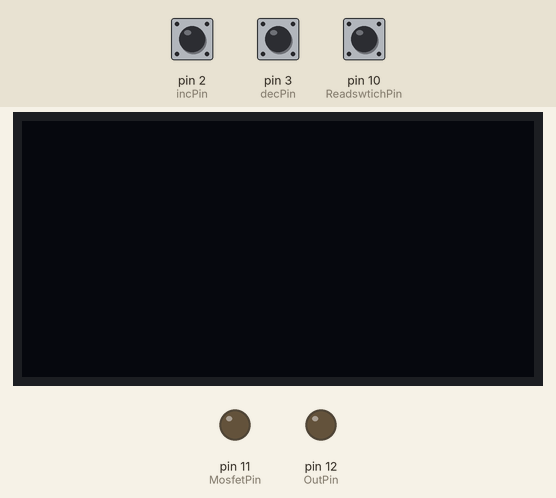
This sketch was run on a simulated Arduino Uno, built with avr-gcc and run on an emulated ATmega328P. Parts: 128×64 one-colour display, output pins drawn as LEDs (lit = HIGH). Inputs (shaded band) come from the test bench; at power-on: pin 2 (incPin) HIGH, pin 10 (ReadswtichPin) HIGH, pin 3 (decPin) HIGH. What the sketch prints to the serial monitor is not drawn.

Above: at 16.2 s.
16.3 s: pin 2 (incPin) pulled LOW for 0.15 s
At 17.6 s:
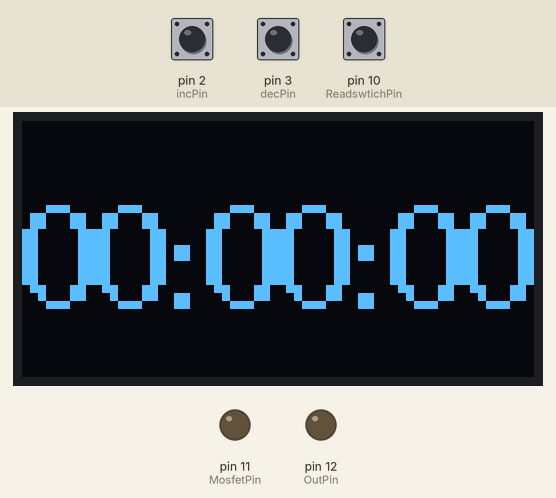
17.9 s: pin 10 (ReadswtichPin) pulled LOW for 3.2 s
At 18.7 s:
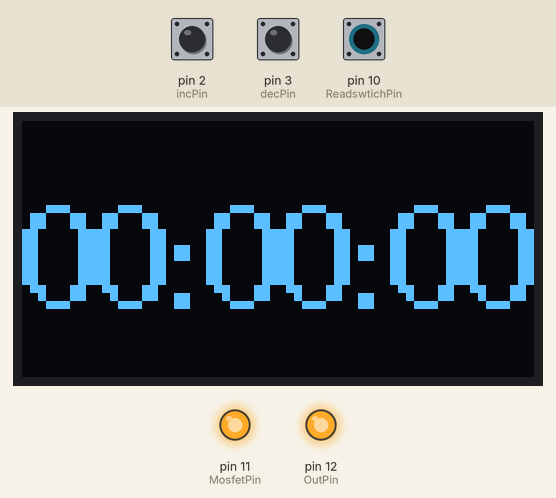
22.6 s: pin 10 (ReadswtichPin) pulled LOW for 0.15 s
At 23.9 s:
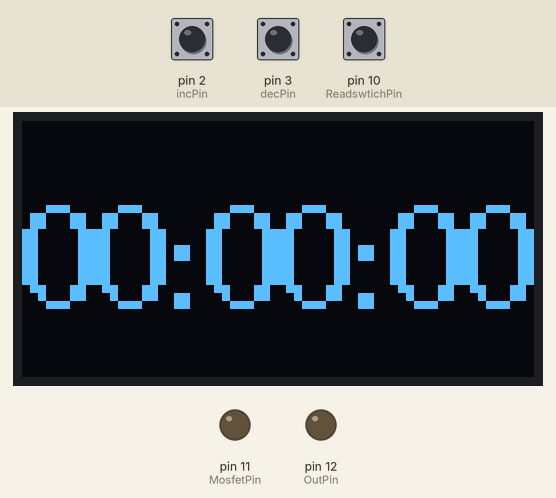
24.2 s: pin 2 (incPin) pulled LOW for 1 s
At 25.0 s:
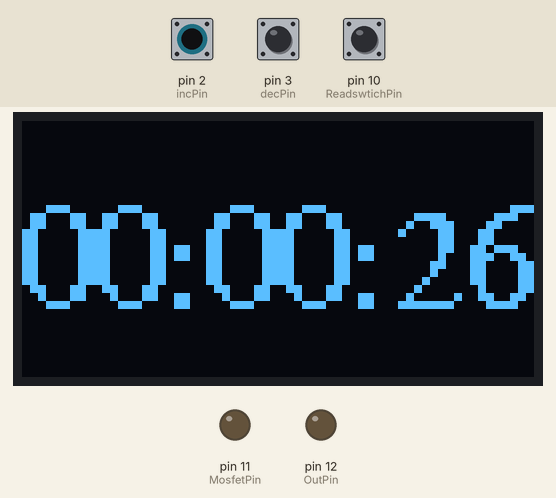
26.7 s: pin 3 (decPin) pulled LOW for 0.15 s
At 27.5 s:
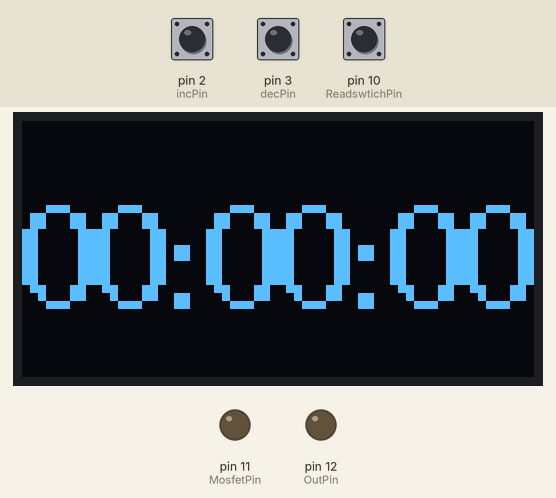
28.3 s: pin 2 (incPin) driven LOW and pin 10 (ReadswtichPin) driven LOW
At 29.9 s:
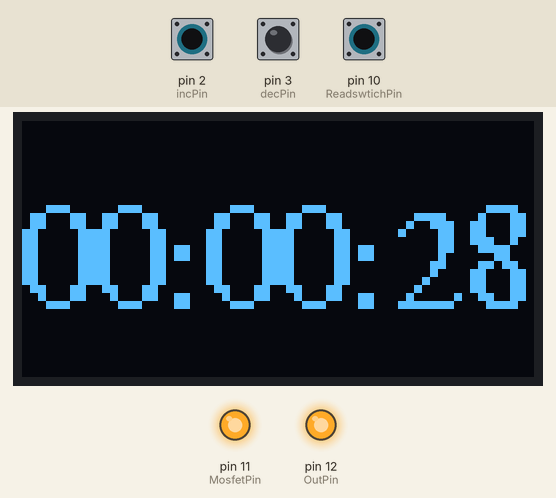
Timing chart, 0 to 31.4 s (numbered marks = the images above; inputs shaded):
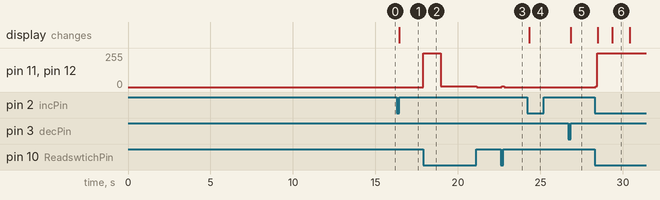

The sketch:

ArduinoUNO_Charger_oled.ino
```cpp
#include <Wire.h>
#include <Adafruit_GFX.h>
#include <Adafruit_SSD1306.h>
#include <Fonts/FreeSerif9pt7b.h>

#define SCREEN_WIDTH 128 // OLED display width, in pixels
#define SCREEN_HEIGHT 64 // OLED display height, in pixels

#define incPin  2
#define decPin  3
#define MosfetPin  11
#define ReadswtichPin  10
#define OutPin  12

// Declaration for an SSD1306 display connected to I2C (SDA, SCL pins)
Adafruit_SSD1306 display(SCREEN_WIDTH, SCREEN_HEIGHT, &Wire, -1);

int incBtnState = 1;
int decBtnState = 1;
int count_incBtn=0;
int count_decBtn=0;
unsigned int timer_count=0;
unsigned timer;
int displaytimer=-30;
uint16_t hours;
uint8_t minutes;
uint8_t seconds;

unsigned long lastDBtime_incBtn=0;
unsigned long lastDBtime_decBtn=0;
unsigned long Onesecmillis=0;
int flagtimer=0;
int startflag=0;
String showseconds;
String showminutes;
String showhours;

void setup() {
  Serial.begin(9600);
  pinMode(incPin,INPUT_PULLUP);
  pinMode(decPin,INPUT_PULLUP);
  pinMode(ReadswtichPin,INPUT_PULLUP); //on LOW start timer
  pinMode(MosfetPin,OUTPUT); //on disconnect pin low   & nornally pin high
  pinMode(OutPin,OUTPUT); //when timer ends low
  if(!display.begin(SSD1306_SWITCHCAPVCC, 0x3C)) {
    Serial.println("SSD1306 allocation failed");
    for(;;);
  }
  //delay(2000);
  display.setFont(&FreeSerif9pt7b);
  display.clearDisplay();
  display.setTextSize(2);
  display.setTextColor(BLACK);
  attachInterrupt(digitalPinToInterrupt(incPin), incBtn, CHANGE);
  attachInterrupt(digitalPinToInterrupt(decPin), decBtn, CHANGE);
  delay(15000);
}
void loop() {
  timercal();
  if(displaytimer<0)
  {
    startflag=0;
    display.clearDisplay();
    display.setTextColor(BLACK);
    //displaytimer=-30;
  }
  if(startflag==0){
  Increment();
  Decrement();
  digitalWrite(MosfetPin,LOW);
  digitalWrite(OutPin,LOW);
  }
  if(digitalRead(ReadswtichPin)==LOW){
    startflag=1;
    Serial.println("readswtichpress");
    digitalWrite(MosfetPin,HIGH);
    digitalWrite(OutPin,HIGH);
  }
  if(flagtimer==0&&startflag==1){
    Onesecmillis=millis();
    flagtimer=1;
  }
  if(millis()-Onesecmillis>=1000&&startflag==1){
  flagtimer=0;
  displaytimer--;
  }
}

void Increment(){
  if(incBtnState==0 && millis()-lastDBtime_incBtn >= 100){
    lastDBtime_incBtn=0;
    incBtnState=1;
    Serial.println("inc button press");
    display.clearDisplay();
    displaytimer=displaytimer+30;
  }
}

void Decrement(){
    if(decBtnState==0 && millis()-lastDBtime_decBtn >= 100){
    lastDBtime_decBtn=0;
    decBtnState=1;
    display.clearDisplay();
    Serial.print("displaytimer: " ); Serial.println(displaytimer);
    if(displaytimer>=30){
    Serial.println("dec button press");
    displaytimer=displaytimer-30;
    }else
    displaytimer=0;
    startflag=0;
  }
}
void incBtn(){

  incBtnState = digitalRead(incPin);
  lastDBtime_incBtn= millis();
}

void decBtn(){

  decBtnState = digitalRead(decPin);
  lastDBtime_decBtn= millis();
}

void timercal(){
  if(displaytimer>=0){
    timer=displaytimer;
    seconds = timer % 60;
    timer = (timer - seconds)/60;
    minutes = timer % 60;
    timer = (timer - minutes)/60;
    hours = timer;

    showseconds=String(seconds);
    showminutes=String(minutes);
    showhours=String(hours);

    if(seconds<=9){
      showseconds="0";
      showseconds+=String(seconds);
    }
    if(minutes<=9){
      showminutes="0";
      showminutes+=String(minutes);
    }
    if(hours<=9){
      showhours="0";
      showhours+=String(hours);
    }
    String showtime=showhours;
    showtime+=":";
    showtime+=showminutes;
    showtime+=":";
    showtime+=showseconds;

    //Serial.println(showtime);
    display.clearDisplay();
    display.setTextColor(WHITE);
    display.setCursor(0,45);
    display.println(showtime);
    display.display();
  }
}
```

Measured:
- after the input at 16.3 s, the display: changes after 0.13 s (image 1)
- after the input at 17.9 s, pin 11 (MosfetPin), pin 12 (OutPin): 0/255 → 255/255 at once, → 5/255 1.0 s later, → 0/255 2.2 s later
- after the input at 22.6 s, pin 11 (MosfetPin), pin 12 (OutPin): 0/255 → 6/255 at once, → 0/255 0.16 s later
- after the input at 24.2 s, the display: changes after 0.13 s (image 4)
- after the input at 26.7 s, the display: changes after 0.15 s (image 5)
- after the input at 28.3 s, pin 11 (MosfetPin), pin 12 (OutPin): 0/255 → 6/255 after 0.06 s, → 255/255 0.09 s later; the display: first changes after 0.18 s (image 6 shows a later state)
- what the display in image 6 shows lasts 1.0 s, from 29.4 s to 30.4 s
